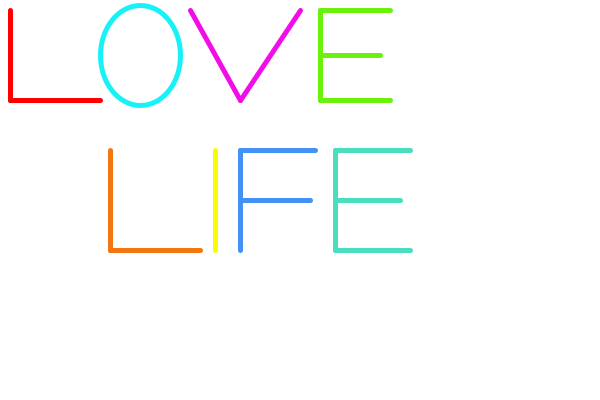
Frame 1 (no input)
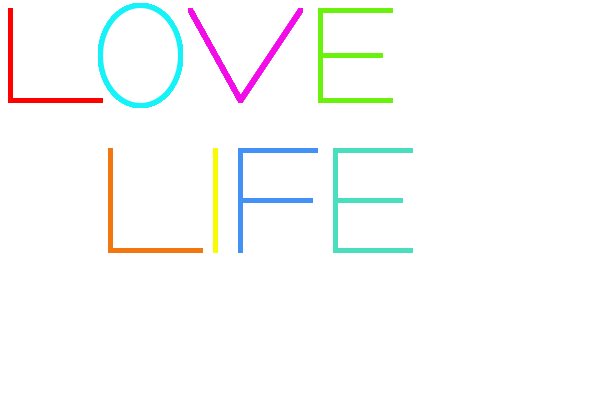
Frame 60 (the mouse pressed at the canvas centre just before this capture)
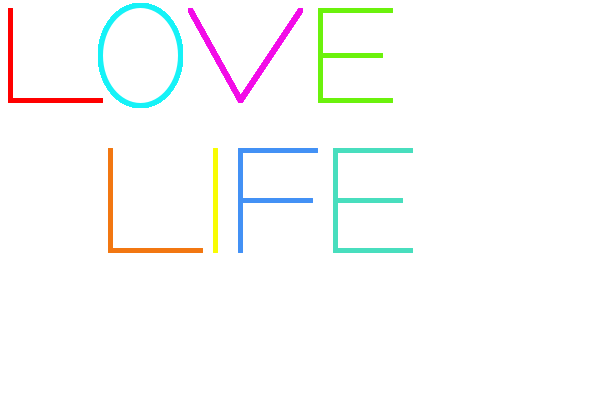
Frame 120 (the mouse held since frame 60 and released just before this capture)

The Processing sketch that drew these frames (run headless with seeded random() and noise(); from frame 60 on, the mouse is pressed at the canvas centre):

// Processing sketch: processing_148703
// ── processing_148703.pde

void setup()
{
  background(255);
  size(600,400);
  strokeWeight(5);
}

void draw()
{
// make each letter a different color

// draw the letter "L" in red
stroke(255,0,0);
line(10,10,10,100); 
line(10,100,100,100); 

stroke(22,242,247);
ellipse(140,55,80,100);

stroke(242,12,231);
line(190,10,240,100);
line(240,100,300,10);

stroke(107,242,12);
line(320,10,320,100);
line(320,10,390,10);
line(320,55,380,55);
line(320,100,390,100);

stroke(242,119,17);
line(110,150,110,250);
line(110,250,200,250);

stroke(248,252,3);
line(215,150,215,250);

stroke(67,145,245);
line(240,150,240,250);
line(240,150,315,150);
line(240,200,310,200);

stroke(72,222,190);
line(335,150,335,250);
line(335,150,410,150);
line(335,200,400,200);
line(335,250,410,250);







// draw the letter "O"
// using the ellipse command

// draw the letter "V" and the letter "E"
// using the line command

// create another word using drawing commands
// for example "PIZZA"

}
